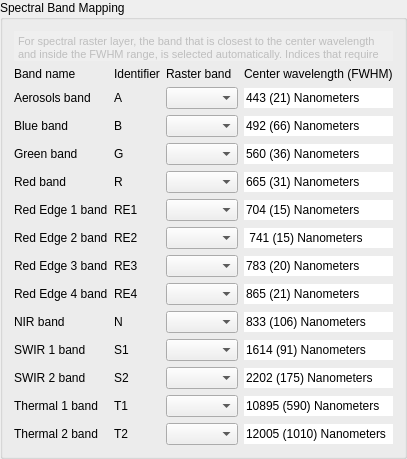
         <widget class="QgsCollapsibleGroupBox" name="mGroupBox">
          <property name="title">
           <string>Spectral Band Mapping</string>
          </property>
          <property name="collapsed">
           <bool>true</bool>
          </property>
          <layout class="QVBoxLayout" name="verticalLayout">
           <item>
            <widget class="QTextEdit" name="textEdit">
             <property name="enabled">
              <bool>false</bool>
             </property>
             <property name="sizePolicy">
              <sizepolicy hsizetype="Expanding" vsizetype="Fixed">
               <horstretch>0</horstretch>
               <verstretch>0</verstretch>
              </sizepolicy>
             </property>
             <property name="maximumSize">
              <size>
               <width>16777215</width>
               <height>30</height>
              </size>
             </property>
             <property name="frameShape">
              <enum>QFrame::NoFrame</enum>
             </property>
             <property name="verticalScrollBarPolicy">
              <enum>Qt::ScrollBarAlwaysOff</enum>
             </property>
             <property name="horizontalScrollBarPolicy">
              <enum>Qt::ScrollBarAlwaysOff</enum>
             </property>
             <property name="html">
              <string>&lt;!DOCTYPE HTML PUBLIC &quot;-//W3C//DTD HTML 4.0//EN&quot; &quot;http://www.w3.org/TR/REC-html40/strict.dtd&quot;&gt;
&lt;html&gt;&lt;head&gt;&lt;meta name=&quot;qrichtext&quot; content=&quot;1&quot; /&gt;&lt;style type=&quot;text/css&quot;&gt;
p, li { white-space: pre-wrap; }
&lt;/style&gt;&lt;/head&gt;&lt;body style=&quot; font-family:'MS Shell Dlg 2'; font-size:8.25pt; font-weight:400; font-style:normal;&quot;&gt;
&lt;p style=&quot; margin-top:0px; margin-bottom:0px; margin-left:0px; margin-right:0px; -qt-block-indent:0; text-indent:0px;&quot;&gt;For spectral raster layer, the band that is closest to the center wavelength and inside the FWHM range, is selected automatically. Indices that require bands, that aren't selected, are skipped silently.&lt;/p&gt;&lt;/body&gt;&lt;/html&gt;</string>
             </property>
            </widget>
           </item>
           <item>
            <layout class="QGridLayout" name="gridLayout_3">
             <item row="10" column="3">
              <widget class="QLineEdit" name="lineEdit_12">
               <property name="enabled">
                <bool>true</bool>
               </property>
               <property name="sizePolicy">
                <sizepolicy hsizetype="Expanding" vsizetype="Fixed">
                 <horstretch>0</horstretch>
                 <verstretch>0</verstretch>
                </sizepolicy>
               </property>
               <property name="text">
                <string>1614 (91) Nanometers</string>
               </property>
               <property name="frame">
                <bool>false</bool>
               </property>
               <property name="readOnly">
                <bool>true</bool>
               </property>
              </widget>
             </item>
             <item row="11" column="2">
              <widget class="QgsRasterBandComboBox" name="mS2"/>
             </item>
             <item row="2" column="0">
              <widget class="QLabel" name="label_18">
               <property name="text">
                <string>Blue band</string>
               </property>
              </widget>
             </item>
             <item row="9" column="1">
              <widget class="QLabel" name="label_59">
               <property name="text">
                <string>N</string>
               </property>
              </widget>
             </item>
             <item row="7" column="2">
              <widget class="QgsRasterBandComboBox" name="mRE3"/>
             </item>
             <item row="1" column="2">
              <widget class="QgsRasterBandComboBox" name="mA">
               <property name="sizePolicy">
                <sizepolicy hsizetype="Preferred" vsizetype="Fixed">
                 <horstretch>4</horstretch>
                 <verstretch>0</verstretch>
                </sizepolicy>
               </property>
              </widget>
             </item>
             <item row="13" column="2">
              <widget class="QgsRasterBandComboBox" name="mT2"/>
             </item>
             <item row="2" column="2">
              <widget class="QgsRasterBandComboBox" name="mB"/>
             </item>
             <item row="9" column="2">
              <widget class="QgsRasterBandComboBox" name="mN"/>
             </item>
             <item row="13" column="3">
              <widget class="QLineEdit" name="lineEdit_14">
               <property name="enabled">
                <bool>true</bool>
               </property>
               <property name="sizePolicy">
                <sizepolicy hsizetype="Expanding" vsizetype="Fixed">
                 <horstretch>0</horstretch>
                 <verstretch>0</verstretch>
                </sizepolicy>
               </property>
               <property name="text">
                <string>12005 (1010) Nanometers</string>
               </property>
               <property name="frame">
                <bool>false</bool>
               </property>
               <property name="readOnly">
                <bool>true</bool>
               </property>
              </widget>
             </item>
             <item row="10" column="2">
              <widget class="QgsRasterBandComboBox" name="mS1"/>
             </item>
             <item row="12" column="2">
              <widget class="QgsRasterBandComboBox" name="mT1"/>
             </item>
             <item row="7" column="1">
              <widget class="QLabel" name="label_57">
               <property name="text">
                <string>RE3</string>
               </property>
              </widget>
             </item>
             <item row="7" column="0">
              <widget class="QLabel" name="label_23">
               <property name="text">
                <string>Red Edge 3 band</string>
               </property>
              </widget>
             </item>
             <item row="7" column="3">
              <widget class="QLineEdit" name="lineEdit_8">
               <property name="enabled">
                <bool>true</bool>
               </property>
               <property name="sizePolicy">
                <sizepolicy hsizetype="Expanding" vsizetype="Fixed">
                 <horstretch>0</horstretch>
                 <verstretch>0</verstretch>
                </sizepolicy>
               </property>
               <property name="text">
                <string>783 (20) Nanometers</string>
               </property>
               <property name="frame">
                <bool>false</bool>
               </property>
               <property name="readOnly">
                <bool>true</bool>
               </property>
              </widget>
             </item>
             <item row="1" column="3">
              <widget class="QLineEdit" name="lineEdit_2">
               <property name="enabled">
                <bool>true</bool>
               </property>
               <property name="sizePolicy">
                <sizepolicy hsizetype="Expanding" vsizetype="Fixed">
                 <horstretch>1</horstretch>
                 <verstretch>0</verstretch>
                </sizepolicy>
               </property>
               <property name="styleSheet">
                <string notr="true">&quot;background-color: rgba(255, 255, 255, 255)&quot;</string>
               </property>
               <property name="text">
                <string>443 (21) Nanometers</string>
               </property>
               <property name="frame">
                <bool>false</bool>
               </property>
               <property name="readOnly">
                <bool>true</bool>
               </property>
              </widget>
             </item>
             <item row="9" column="0">
              <widget class="QLabel" name="label_25">
               <property name="text">
                <string>NIR band</string>
               </property>
              </widget>
             </item>
             <item row="3" column="0">
              <widget class="QLabel" name="label_19">
               <property name="text">
                <string>Green band</string>
               </property>
              </widget>
             </item>
             <item row="6" column="2">
              <widget class="QgsRasterBandComboBox" name="mRE2"/>
             </item>
             <item row="12" column="1">
              <widget class="QLabel" name="label_62">
               <property name="text">
                <string>T1</string>
               </property>
              </widget>
             </item>
             <item row="6" column="0">
              <widget class="QLabel" name="label_22">
               <property name="text">
                <string>Red Edge 2 band</string>
               </property>
              </widget>
             </item>
             <item row="5" column="1">
              <widget class="QLabel" name="label_55">
               <property name="text">
                <string>RE1</string>
               </property>
              </widget>
             </item>
             <item row="0" column="0">
              <widget class="QLabel" name="label_4">
               <property name="sizePolicy">
                <sizepolicy hsizetype="Preferred" vsizetype="Preferred">
                 <horstretch>1</horstretch>
                 <verstretch>0</verstretch>
                </sizepolicy>
               </property>
               <property name="text">
                <string>Band name</string>
               </property>
              </widget>
             </item>
             <item row="6" column="3">
              <widget class="QLineEdit" name="lineEdit_7">
               <property name="enabled">
                <bool>true</bool>
               </property>
               <property name="sizePolicy">
                <sizepolicy hsizetype="Expanding" vsizetype="Fixed">
                 <horstretch>0</horstretch>
                 <verstretch>0</verstretch>
                </sizepolicy>
               </property>
               <property name="text">
                <string> 741 (15) Nanometers</string>
               </property>
               <property name="frame">
                <bool>false</bool>
               </property>
               <property name="readOnly">
                <bool>true</bool>
               </property>
              </widget>
             </item>
             <item row="5" column="2">
              <widget class="QgsRasterBandComboBox" name="mRE1"/>
             </item>
             <item row="4" column="1">
              <widget class="QLabel" name="label_54">
               <property name="text">
                <string>R</string>
               </property>
              </widget>
             </item>
             <item row="12" column="0">
              <widget class="QLabel" name="label_28">
               <property name="text">
                <string>Thermal 1 band</string>
               </property>
              </widget>
             </item>
             <item row="11" column="1">
              <widget class="QLabel" name="label_61">
               <property name="text">
                <string>S2</string>
               </property>
              </widget>
             </item>
             <item row="9" column="3">
              <widget class="QLineEdit" name="lineEdit_10">
               <property name="enabled">
                <bool>true</bool>
               </property>
               <property name="sizePolicy">
                <sizepolicy hsizetype="Expanding" vsizetype="Fixed">
                 <horstretch>0</horstretch>
                 <verstretch>0</verstretch>
                </sizepolicy>
               </property>
               <property name="text">
                <string>833 (106) Nanometers</string>
               </property>
               <property name="frame">
                <bool>false</bool>
               </property>
               <property name="readOnly">
                <bool>true</bool>
               </property>
              </widget>
             </item>
             <item row="5" column="3">
              <widget class="QLineEdit" name="lineEdit_6">
               <property name="enabled">
                <bool>true</bool>
               </property>
               <property name="sizePolicy">
                <sizepolicy hsizetype="Expanding" vsizetype="Fixed">
                 <horstretch>0</horstretch>
                 <verstretch>0</verstretch>
                </sizepolicy>
               </property>
               <property name="text">
                <string>704 (15) Nanometers</string>
               </property>
               <property name="frame">
                <bool>false</bool>
               </property>
               <property name="readOnly">
                <bool>true</bool>
               </property>
              </widget>
             </item>
             <item row="10" column="0">
              <widget class="QLabel" name="label_26">
               <property name="text">
                <string>SWIR 1 band</string>
               </property>
              </widget>
             </item>
             <item row="1" column="1">
              <widget class="QLabel" name="label_3">
               <property name="sizePolicy">
                <sizepolicy hsizetype="Fixed" vsizetype="Preferred">
                 <horstretch>0</horstretch>
                 <verstretch>0</verstretch>
                </sizepolicy>
               </property>
               <property name="text">
                <string>A</string>
               </property>
              </widget>
             </item>
             <item row="3" column="3">
              <widget class="QLineEdit" name="lineEdit_4">
               <property name="enabled">
                <bool>true</bool>
               </property>
               <property name="sizePolicy">
                <sizepolicy hsizetype="Expanding" vsizetype="Fixed">
                 <horstretch>0</horstretch>
                 <verstretch>0</verstretch>
                </sizepolicy>
               </property>
               <property name="text">
                <string>560 (36) Nanometers</string>
               </property>
               <property name="frame">
                <bool>false</bool>
               </property>
               <property name="readOnly">
                <bool>true</bool>
               </property>
              </widget>
             </item>
             <item row="4" column="0">
              <widget class="QLabel" name="label_20">
               <property name="text">
                <string>Red band</string>
               </property>
              </widget>
             </item>
             <item row="6" column="1">
              <widget class="QLabel" name="label_56">
               <property name="text">
                <string>RE2</string>
               </property>
              </widget>
             </item>
             <item row="2" column="3">
              <widget class="QLineEdit" name="lineEdit_3">
               <property name="enabled">
                <bool>true</bool>
               </property>
               <property name="sizePolicy">
                <sizepolicy hsizetype="Expanding" vsizetype="Fixed">
                 <horstretch>0</horstretch>
                 <verstretch>0</verstretch>
                </sizepolicy>
               </property>
               <property name="text">
                <string>492 (66) Nanometers</string>
               </property>
               <property name="frame">
                <bool>false</bool>
               </property>
               <property name="readOnly">
                <bool>true</bool>
               </property>
              </widget>
             </item>
             <item row="13" column="0">
              <widget class="QLabel" name="label_29">
               <property name="text">
                <string>Thermal 2 band</string>
               </property>
              </widget>
             </item>
             <item row="4" column="2">
              <widget class="QgsRasterBandComboBox" name="mR"/>
             </item>
             <item row="8" column="1">
              <widget class="QLabel" name="label_58">
               <property name="text">
                <string>RE4</string>
               </property>
              </widget>
             </item>
             <item row="13" column="1">
              <widget class="QLabel" name="label_63">
               <property name="text">
                <string>T2</string>
               </property>
              </widget>
             </item>
             <item row="0" column="2">
              <widget class="QLabel" name="label_9">
               <property name="sizePolicy">
                <sizepolicy hsizetype="Preferred" vsizetype="Preferred">
                 <horstretch>1</horstretch>
                 <verstretch>0</verstretch>
                </sizepolicy>
               </property>
               <property name="text">
                <string>Raster band</string>
               </property>
              </widget>
             </item>
             <item row="0" column="3">
              <widget class="QLabel" name="label_10">
               <property name="sizePolicy">
                <sizepolicy hsizetype="Preferred" vsizetype="Preferred">
                 <horstretch>1</horstretch>
                 <verstretch>0</verstretch>
                </sizepolicy>
               </property>
               <property name="text">
                <string>Center wavelength (FWHM)</string>
               </property>
              </widget>
             </item>
             <item row="2" column="1">
              <widget class="QLabel" name="label_52">
               <property name="text">
                <string>B</string>
               </property>
              </widget>
             </item>
             <item row="8" column="3">
              <widget class="QLineEdit" name="lineEdit_9">
               <property name="enabled">
                <bool>true</bool>
               </property>
               <property name="sizePolicy">
                <sizepolicy hsizetype="Expanding" vsizetype="Fixed">
                 <horstretch>0</horstretch>
                 <verstretch>0</verstretch>
                </sizepolicy>
               </property>
               <property name="text">
                <string>865 (21) Nanometers</string>
               </property>
               <property name="frame">
                <bool>false</bool>
               </property>
               <property name="readOnly">
                <bool>true</bool>
               </property>
              </widget>
             </item>
             <item row="10" column="1">
              <widget class="QLabel" name="label_60">
               <property name="text">
                <string>S1</string>
               </property>
              </widget>
             </item>
             <item row="1" column="0">
              <widget class="QLabel" name="label_2">
               <property name="sizePolicy">
                <sizepolicy hsizetype="Preferred" vsizetype="Preferred">
                 <horstretch>1</horstretch>
                 <verstretch>0</verstretch>
                </sizepolicy>
               </property>
               <property name="text">
                <string>Aerosols band</string>
               </property>
              </widget>
             </item>
             <item row="0" column="1">
              <widget class="QLabel" name="label_8">
               <property name="sizePolicy">
                <sizepolicy hsizetype="Preferred" vsizetype="Preferred">
                 <horstretch>1</horstretch>
                 <verstretch>0</verstretch>
                </sizepolicy>
               </property>
               <property name="text">
                <string>Identifier</string>
               </property>
              </widget>
             </item>
             <item row="8" column="0">
              <widget class="QLabel" name="label_24">
               <property name="text">
                <string>Red Edge 4 band</string>
               </property>
              </widget>
             </item>
             <item row="5" column="0">
              <widget class="QLabel" name="label_21">
               <property name="text">
                <string>Red Edge 1 band</string>
               </property>
              </widget>
             </item>
             <item row="3" column="1">
              <widget class="QLabel" name="label_53">
               <property name="text">
                <string>G</string>
               </property>
              </widget>
             </item>
             <item row="3" column="2">
              <widget class="QgsRasterBandComboBox" name="mG"/>
             </item>
             <item row="11" column="3">
              <widget class="QLineEdit" name="lineEdit_11">
               <property name="enabled">
                <bool>true</bool>
               </property>
               <property name="sizePolicy">
                <sizepolicy hsizetype="Expanding" vsizetype="Fixed">
                 <horstretch>0</horstretch>
                 <verstretch>0</verstretch>
                </sizepolicy>
               </property>
               <property name="text">
                <string>2202 (175) Nanometers</string>
               </property>
               <property name="frame">
                <bool>false</bool>
               </property>
               <property name="readOnly">
                <bool>true</bool>
               </property>
              </widget>
             </item>
             <item row="11" column="0">
              <widget class="QLabel" name="label_27">
               <property name="text">
                <string>SWIR 2 band</string>
               </property>
              </widget>
             </item>
             <item row="12" column="3">
              <widget class="QLineEdit" name="lineEdit_13">
               <property name="enabled">
                <bool>true</bool>
               </property>
               <property name="sizePolicy">
                <sizepolicy hsizetype="Expanding" vsizetype="Fixed">
                 <horstretch>0</horstretch>
                 <verstretch>0</verstretch>
                </sizepolicy>
               </property>
               <property name="text">
                <string>10895 (590) Nanometers</string>
               </property>
               <property name="frame">
                <bool>false</bool>
               </property>
               <property name="readOnly">
                <bool>true</bool>
               </property>
              </widget>
             </item>
             <item row="4" column="3">
              <widget class="QLineEdit" name="lineEdit_5">
               <property name="enabled">
                <bool>true</bool>
               </property>
               <property name="sizePolicy">
                <sizepolicy hsizetype="Expanding" vsizetype="Fixed">
                 <horstretch>0</horstretch>
                 <verstretch>0</verstretch>
                </sizepolicy>
               </property>
               <property name="text">
                <string>665 (31) Nanometers</string>
               </property>
               <property name="frame">
                <bool>false</bool>
               </property>
               <property name="readOnly">
                <bool>true</bool>
               </property>
              </widget>
             </item>
             <item row="8" column="2">
              <widget class="QgsRasterBandComboBox" name="mRE4"/>
             </item>
            </layout>
           </item>
          </layout>
         </widget>
